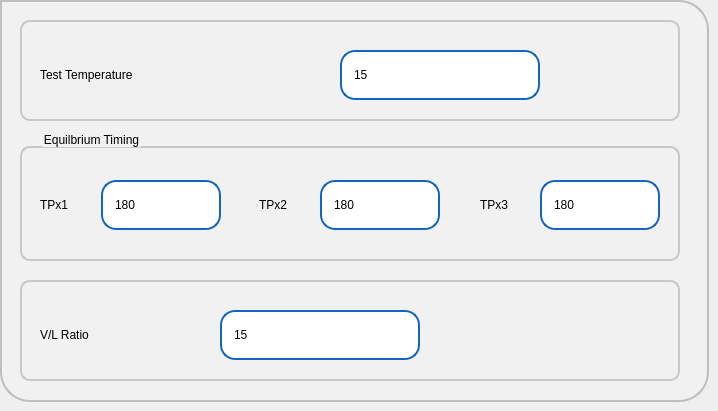
      <widget class="QWidget" name="tabFreeParas">
       <attribute name="title">
        <string>Parameters</string>
       </attribute>
       <widget class="QFrame" name="frFreeParas">
        <property name="geometry">
         <rect>
          <x>0</x>
          <y>0</y>
          <width>709</width>
          <height>402</height>
         </rect>
        </property>
        <property name="styleSheet">
         <string notr="true">background-color: rgb(241, 241, 241);
border: 2px solid #C4C4C3;
border-bottom-color: #C2C7CB; /* same as the pane color */
border-bottom-left-radius: 30px;
border-bottom-right-radius: 30px;
border-top-right-radius: 30px;
color: rgb(0, 0, 0);
font: 75 16pt &quot;Roboto Medium&quot;;
border-color:  rgb(190, 190, 190);</string>
        </property>
        <property name="frameShape">
         <enum>QFrame::StyledPanel</enum>
        </property>
        <property name="frameShadow">
         <enum>QFrame::Raised</enum>
        </property>
        <widget class="QFrame" name="frTestTemp">
         <property name="geometry">
          <rect>
           <x>20</x>
           <y>20</y>
           <width>660</width>
           <height>101</height>
          </rect>
         </property>
         <property name="styleSheet">
          <string notr="true">border-width: 2px;
border-style: solid;
border-radius: 10px;
color: rgb(0, 0, 0);
font: 75 16pt &quot;Roboto&quot;;
border-color:  rgb(200, 200, 200);

</string>
         </property>
         <property name="frameShape">
          <enum>QFrame::StyledPanel</enum>
         </property>
         <property name="frameShadow">
          <enum>QFrame::Raised</enum>
         </property>
         <widget class="QLabel" name="lblTestTemp">
          <property name="geometry">
           <rect>
            <x>20</x>
            <y>30</y>
            <width>281</width>
            <height>50</height>
           </rect>
          </property>
          <property name="styleSheet">
           <string notr="true">border-width: 0px;
font: 75 18pt &quot;Roboto Medium&quot;;</string>
          </property>
          <property name="text">
           <string>Test Temperature</string>
          </property>
         </widget>
         <widget class="sQLEExtend" name="leTestTemp">
          <property name="geometry">
           <rect>
            <x>320</x>
            <y>30</y>
            <width>200</width>
            <height>50</height>
           </rect>
          </property>
          <property name="focusPolicy">
           <enum>Qt::ClickFocus</enum>
          </property>
          <property name="styleSheet">
           <string notr="true">QLineEdit { 
	padding: 1px 18px 1px 10px;
	background-color: rgb(255,255,255);
	border-width: 2px;
	border-color: rgb(21, 100, 192);
	border-style: solid;
	border-radius: 15;
	color: rgb(0, 0, 0);
	font: 75 16pt &quot;Roboto Medium&quot;;
}

QLineEdit:read-only {
	background-color: rgb(245,245,245);
}
QLineEdit[error=true] {
border-color: red;
}
QLineEdit[error=false] {
border-color: rgb(21, 100, 192);
}

</string>
          </property>
          <property name="text">
           <string>15</string>
          </property>
          <property name="maxLength">
           <number>15</number>
          </property>
         </widget>
        </widget>
        <widget class="QGroupBox" name="gbEquiTiming_2">
         <property name="geometry">
          <rect>
           <x>20</x>
           <y>130</y>
           <width>660</width>
           <height>131</height>
          </rect>
         </property>
         <property name="styleSheet">
          <string notr="true">QGroupBox {
    border: 2px solid  rgb(200, 200, 200);
    border-radius: 10px;
    margin-top: 16px; /* leave space at the top for the title */
    padding : 0px;

}

QGroupBox::title {
    subcontrol-origin: padding;
    subcontrol-position: top left ; /* position at the top center */
    left : 20px;
    top : -15px;
}</string>
         </property>
         <property name="title">
          <string>Equilbrium Timing</string>
         </property>
         <widget class="QLabel" name="label_53">
          <property name="geometry">
           <rect>
            <x>20</x>
            <y>50</y>
            <width>61</width>
            <height>50</height>
           </rect>
          </property>
          <property name="styleSheet">
           <string notr="true">border-width: 0px;</string>
          </property>
          <property name="text">
           <string>TPx1</string>
          </property>
         </widget>
         <widget class="QLabel" name="label_54">
          <property name="geometry">
           <rect>
            <x>239</x>
            <y>50</y>
            <width>61</width>
            <height>50</height>
           </rect>
          </property>
          <property name="styleSheet">
           <string notr="true">border-width: 0px;</string>
          </property>
          <property name="text">
           <string>TPx2</string>
          </property>
         </widget>
         <widget class="QLabel" name="label_55">
          <property name="geometry">
           <rect>
            <x>460</x>
            <y>50</y>
            <width>51</width>
            <height>50</height>
           </rect>
          </property>
          <property name="styleSheet">
           <string notr="true">border-width: 0px;</string>
          </property>
          <property name="text">
           <string>TPx3</string>
          </property>
         </widget>
         <widget class="sQLEExtend" name="leTPx1">
          <property name="geometry">
           <rect>
            <x>81</x>
            <y>50</y>
            <width>120</width>
            <height>50</height>
           </rect>
          </property>
          <property name="focusPolicy">
           <enum>Qt::ClickFocus</enum>
          </property>
          <property name="styleSheet">
           <string notr="true">QLineEdit { 
	padding: 1px 18px 1px 10px;
	background-color: rgb(255,255,255);
	border-width: 2px;
	border-color: rgb(21, 100, 192);
	border-style: solid;
	border-radius: 15;
	color: rgb(0, 0, 0);
	font: 75 16pt &quot;Roboto Medium&quot;;
}

QLineEdit:read-only {
	background-color: rgb(245,245,245);
}
QLineEdit[error=true] {
border-color: red;
}
QLineEdit[error=false] {
border-color: rgb(21, 100, 192);
}

</string>
          </property>
          <property name="text">
           <string>180</string>
          </property>
          <property name="maxLength">
           <number>15</number>
          </property>
         </widget>
         <widget class="sQLEExtend" name="leTPx2">
          <property name="geometry">
           <rect>
            <x>300</x>
            <y>50</y>
            <width>120</width>
            <height>50</height>
           </rect>
          </property>
          <property name="focusPolicy">
           <enum>Qt::ClickFocus</enum>
          </property>
          <property name="styleSheet">
           <string notr="true">QLineEdit { 
	padding: 1px 18px 1px 10px;
	background-color: rgb(255,255,255);
	border-width: 2px;
	border-color: rgb(21, 100, 192);
	border-style: solid;
	border-radius: 15;
	color: rgb(0, 0, 0);
	font: 75 16pt &quot;Roboto Medium&quot;;
}

QLineEdit:read-only {
	background-color: rgb(245,245,245);
}
QLineEdit[error=true] {
border-color: red;
}
QLineEdit[error=false] {
border-color: rgb(21, 100, 192);
}

</string>
          </property>
          <property name="text">
           <string>180</string>
          </property>
          <property name="maxLength">
           <number>15</number>
          </property>
         </widget>
         <widget class="sQLEExtend" name="leTPx3">
          <property name="geometry">
           <rect>
            <x>520</x>
            <y>50</y>
            <width>120</width>
            <height>50</height>
           </rect>
          </property>
          <property name="focusPolicy">
           <enum>Qt::ClickFocus</enum>
          </property>
          <property name="styleSheet">
           <string notr="true">QLineEdit { 
	padding: 1px 18px 1px 10px;
	background-color: rgb(255,255,255);
	border-width: 2px;
	border-color: rgb(21, 100, 192);
	border-style: solid;
	border-radius: 15;
	color: rgb(0, 0, 0);
	font: 75 16pt &quot;Roboto Medium&quot;;
}

QLineEdit:read-only {
	background-color: rgb(245,245,245);
}
QLineEdit[error=true] {
border-color: red;
}
QLineEdit[error=false] {
border-color: rgb(21, 100, 192);
}

</string>
          </property>
          <property name="text">
           <string>180</string>
          </property>
          <property name="maxLength">
           <number>15</number>
          </property>
         </widget>
        </widget>
        <widget class="QFrame" name="frTestTemp_2">
         <property name="geometry">
          <rect>
           <x>20</x>
           <y>280</y>
           <width>660</width>
           <height>101</height>
          </rect>
         </property>
         <property name="styleSheet">
          <string notr="true">border-width: 2px;
border-style: solid;
border-radius: 10px;
color: rgb(0, 0, 0);
font: 75 16pt &quot;Roboto&quot;;
border-color:  rgb(200, 200, 200);

</string>
         </property>
         <property name="frameShape">
          <enum>QFrame::StyledPanel</enum>
         </property>
         <property name="frameShadow">
          <enum>QFrame::Raised</enum>
         </property>
         <widget class="QLabel" name="lblTestTemp_2">
          <property name="geometry">
           <rect>
            <x>20</x>
            <y>30</y>
            <width>171</width>
            <height>50</height>
           </rect>
          </property>
          <property name="styleSheet">
           <string notr="true">border-width: 0px;
font: 75 16pt &quot;Roboto Medium&quot;;</string>
          </property>
          <property name="text">
           <string>V/L Ratio</string>
          </property>
         </widget>
         <widget class="sQLEExtend" name="leVLRatio">
          <property name="geometry">
           <rect>
            <x>200</x>
            <y>30</y>
            <width>200</width>
            <height>50</height>
           </rect>
          </property>
          <property name="focusPolicy">
           <enum>Qt::ClickFocus</enum>
          </property>
          <property name="styleSheet">
           <string notr="true">QLineEdit { 
	padding: 1px 18px 1px 10px;
	background-color: rgb(255,255,255);
	border-width: 2px;
	border-color: rgb(21, 100, 192);
	border-style: solid;
	border-radius: 15;
	color: rgb(0, 0, 0);
	font: 75 16pt &quot;Roboto Medium&quot;;
}

QLineEdit:read-only {
	background-color: rgb(245,245,245);
}
QLineEdit[error=true] {
border-color: red;
}
QLineEdit[error=false] {
border-color: rgb(21, 100, 192);
}

</string>
          </property>
          <property name="text">
           <string>15</string>
          </property>
          <property name="maxLength">
           <number>15</number>
          </property>
         </widget>
        </widget>
       </widget>
      </widget>
